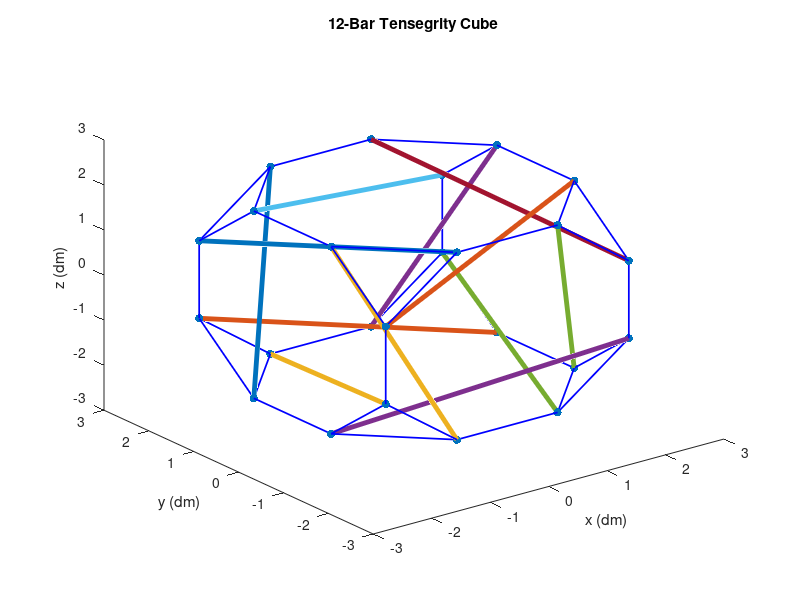

The MATLAB script that drew this image:
%% 12-Bar Tensegrity Cube
% From SW model 'C:\Users\Mallory\Google Drive\Tensegrity Research at NASA
% Ames and UC Berkeley\12-Bar Tensegrity\12-Bar Structures\Cube\cube
% adjustable dims.sldprt'
% See also 'C:\Users\Mallory\Google Drive\Tensegrity Research at NASA Ames
% and UC Berkeley\12-Bar Tensegrity\12-Bar Structures\Node Finding\node
% numbers.ppx'
% Author: Mallory Daly
% Created: 2/22/17
% Last Updated: 2/22/17
close all

%% Scaling Factor
% Set scaling factor to 0.1 to mimic NTRT conversion to dm
scalingFactor = 0.1;

%% Node Positions
% Nodes created by starting from front view and moving clockwise from
% leftmost top node, and pairing nodes with bars
% Rod length = 45 cm
n0  = [-20.79 20.79 8.61];
n1  = [-8.61 -20.79 20.79];
n2  = [-20.79 20.79 -8.61];
n3  = [20.79 8.61 -20.79];
n4  = [-8.61 20.79 -20.79];
n5  = [-20.79 -20.79 -8.61];
n6  = [8.61 20.79 -20.79];
n7  = [20.79 8.61 20.79];
n8  = [20.79 20.79 -8.61];
n9  = [8.61 -20.79 -20.79];
n10 = [20.79 20.79 8.61];
n11 = [-20.79 8.61 20.79];
n12 = [8.61 20.79 20.79];
n13 = [20.79 -20.79 8.61];
n14 = [-8.61 20.79 20.79];
n15 = [-20.79 8.61 -20.79];
n16 = [-20.79 -20.79 8.61];
n17 = [20.79 -8.61 20.79];
n18 = [-8.61 -20.79 -20.79];
n19 = [-20.79 -8.61 20.79];
n20 = [20.79 -20.79 -8.61];
n21 = [-20.79 -8.61 -20.79];
n22 = [8.61 -20.79 20.79];
n23 = [20.79 -8.61 -20.79];

% Scale nodes by compiling as matrix and scaling matrix
nMatrix = scalingFactor*[n0; n1; n2; n3; n4; n5; n6; n7; n8; n9; n10; n11; 
    n12; n13; n14; n15; n16; n17; n18; n19; n20; n21; n22; n23];

% Plot nodes
figure
scatter3(nMatrix(:,1),nMatrix(:,2),nMatrix(:,3),'filled')
title('12-Bar Tensegrity Cube')
axis auto
grid off

%% Bar Positions
% Rod length = 45 cm
b0  = [n0;  n1];
b1  = [n2;  n3];
b2  = [n4;  n5];
b3  = [n6;  n7];
b4  = [n8;  n9];
b5  = [n10; n11];
b6  = [n12; n13];
b7  = [n14; n15];
b8  = [n16; n17];
b9  = [n18; n19];
b10 = [n20; n21];
b11 = [n22; n23];

% Scale bars by compiling as matrix and scaling matrix
barMatrix = scalingFactor*[b0; b1; b2; b3; b4; b5; b6; b7; b8; b9; b10; b11];

% Add bars to plot
for i = 1:2:23
    hold on
    plot3(barMatrix(i:i+1,1),barMatrix(i:i+1,2),barMatrix(i:i+1,3),'LineWidth',3.5)
end
xlabel('x (dm)')
ylabel('y (dm)')
zlabel('z (dm)')

%% Cable Positions
% Cables designed in SW model to be approximately equal length
c0	= [n0; n2];
c1	= [n0; n14];
c2	= [n0; n11];
c3	= [n2; n4];
c4	= [n2; n15];
c5	= [n4; n15];
c6	= [n4; n6];
c7	= [n6; n8];
c8	= [n6; n3];
c9	= [n8; n3];
c10	= [n3; n23];
c11	= [n8; n10];
c12	= [n10; n12];
c13	= [n10; n7];
c14	= [n7; n12];
c15	= [n14; n12];
c16	= [n14; n11];
c17	= [n23; n20];
c18	= [n9; n23];
c19	= [n7; n17];
c20	= [n17; n13];
c21	= [n13; n22];
c22	= [n22; n17];
c23	= [n22; n1];
c24	= [n1; n16];
c25	= [n16; n19];
c26	= [n19; n1];
c27	= [n19; n11];
c28	= [n5; n18];
c29	= [n18; n21];
c30	= [n21; n5];
c31	= [n21; n15];
c32	= [n18; n9];
c33	= [n9; n20];
c34	= [n20; n13];
c35	= [n16; n5];

% Scale cables by compiling as matrix and scaling matrix
cableMatrix = scalingFactor*[c0; c1; c2; c3; c4; c5; c6; c7; c8; c9; c10;
    c11; c12; c13; c14; c15; c16; c17; c18; c19; c20; c21; c22; c23; c24;
    c25; c26; c27; c28; c29; c30; c31; c32; c33; c34; c35];

% Add cables to plot
for i = 1:2:71
    hold on
    plot3(cableMatrix(i:i+1,1),cableMatrix(i:i+1,2),cableMatrix(i:i+1,3),'b','LineWidth',1.25)
end